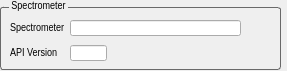
     <widget class="QWidget" name="widget_hera_01_connection" native="true">
      <property name="geometry">
       <rect>
        <x>9</x>
        <y>39</y>
        <width>287</width>
        <height>71</height>
       </rect>
      </property>
      <widget class="QGroupBox" name="groupBox_ar_params_9">
       <property name="geometry">
        <rect>
         <x>0</x>
         <y>0</y>
         <width>281</width>
         <height>70</height>
        </rect>
       </property>
       <property name="font">
        <font>
         <family>Arial Narrow</family>
         <pointsize>8</pointsize>
        </font>
       </property>
       <property name="styleSheet">
        <string notr="true">QGroupBox {

    border: 1px solid gray;
    border-color: #696969;
    border-radius: 3px;
    margin-top: 7px;
}

QGroupBox::title {
    subcontrol-origin: margin;
    left: 9px;
    padding: 0px 1px 0px 1px;
}</string>
       </property>
       <property name="title">
        <string>Spectrometer</string>
       </property>
       <property name="alignment">
        <set>Qt::AlignLeading|Qt::AlignLeft|Qt::AlignVCenter</set>
       </property>
       <widget class="QWidget" name="gridLayoutWidget_12">
        <property name="geometry">
         <rect>
          <x>10</x>
          <y>11</y>
          <width>231</width>
          <height>61</height>
         </rect>
        </property>
        <layout class="QGridLayout" name="gridLayout_colorimeter_3">
         <property name="topMargin">
          <number>0</number>
         </property>
         <property name="bottomMargin">
          <number>0</number>
         </property>
         <property name="spacing">
          <number>0</number>
         </property>
         <item row="0" column="0">
          <widget class="QLabel" name="label_colorimeter_3">
           <property name="minimumSize">
            <size>
             <width>0</width>
             <height>16</height>
            </size>
           </property>
           <property name="maximumSize">
            <size>
             <width>16777215</width>
             <height>16</height>
            </size>
           </property>
           <property name="font">
            <font>
             <family>Arial Narrow</family>
             <pointsize>8</pointsize>
            </font>
           </property>
           <property name="text">
            <string>Spectrometer</string>
           </property>
          </widget>
         </item>
         <item row="1" column="0">
          <widget class="QLabel" name="label_libusbtmc_version_3">
           <property name="minimumSize">
            <size>
             <width>0</width>
             <height>16</height>
            </size>
           </property>
           <property name="maximumSize">
            <size>
             <width>16777215</width>
             <height>16</height>
            </size>
           </property>
           <property name="font">
            <font>
             <family>Arial Narrow</family>
             <pointsize>8</pointsize>
            </font>
           </property>
           <property name="text">
            <string>API Version</string>
           </property>
          </widget>
         </item>
         <item row="0" column="1">
          <widget class="QLineEdit" name="lineEdit_spectro">
           <property name="minimumSize">
            <size>
             <width>171</width>
             <height>16</height>
            </size>
           </property>
           <property name="maximumSize">
            <size>
             <width>171</width>
             <height>16</height>
            </size>
           </property>
           <property name="font">
            <font>
             <family>Arial Narrow</family>
             <pointsize>8</pointsize>
            </font>
           </property>
           <property name="alignment">
            <set>Qt::AlignLeading|Qt::AlignLeft|Qt::AlignVCenter</set>
           </property>
           <property name="readOnly">
            <bool>true</bool>
           </property>
          </widget>
         </item>
         <item row="1" column="1">
          <widget class="QLineEdit" name="lineEdit_libusbtmc_version_hera">
           <property name="minimumSize">
            <size>
             <width>37</width>
             <height>16</height>
            </size>
           </property>
           <property name="maximumSize">
            <size>
             <width>37</width>
             <height>16</height>
            </size>
           </property>
           <property name="font">
            <font>
             <family>Arial Narrow</family>
             <pointsize>8</pointsize>
            </font>
           </property>
           <property name="alignment">
            <set>Qt::AlignLeading|Qt::AlignLeft|Qt::AlignVCenter</set>
           </property>
           <property name="readOnly">
            <bool>true</bool>
           </property>
          </widget>
         </item>
        </layout>
       </widget>
      </widget>
     </widget>
